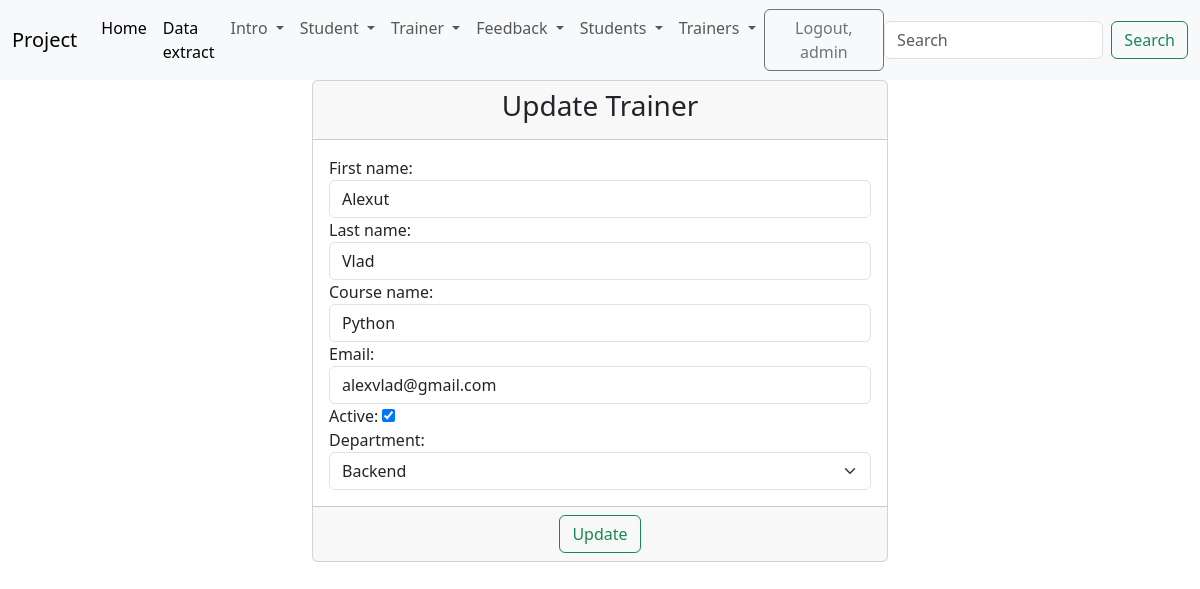
/update_trainer/1/ (signed in), run on the app's committed database.
### trainer/models.py (models this page shows)
class Trainer(models.Model):
    department_choice = {
        ("b", 'Backend'),
        ("f", 'Frontend'),
        ("n", 'Network'),
    }
    first_name = models.CharField(max_length=20)
    last_name = models.CharField(max_length=20)
    course_name = models.CharField(max_length=40)
    email = models.EmailField(max_length=40)
    active = models.BooleanField(default=True)
    department = models.CharField(max_length=20, choices=department_choice, null=True)
    created_at = models.DateTimeField(auto_now_add=True)
    updated_at = models.DateTimeField(auto_now=True)
    def __str__(self):
        return f'{self.first_name} {self.last_name}'

### trainer/views.py (the view)
# urls.py: path('update_trainer/<int:pk>/', views.TrainerUpdateView.as_view(), name='update-trainer'),
class TrainerUpdateView(LoginRequiredMixin, UpdateView):
    template_name = 'trainer/update_trainer.html'
    model = Trainer
    form_class = TrainerUpdateForm
    success_url = reverse_lazy('trainer-list')

### trainer/forms.py
class TrainerUpdateForm(forms.ModelForm):
    class Meta:
        model = Trainer
        fields = '__all__'
        widgets = {
            'first_name': forms.TextInput(attrs={'class': 'form-control', 'placeholder': 'First Name'}),
            'last_name' : forms.TextInput(attrs={'class': 'form-control', 'placeholder': 'Last Name'}),
            'course_name' : forms.TextInput(attrs={'class': 'form-control', 'placeholder': 'Course Name'}),
            'email' : forms.EmailInput(attrs={'class': 'form-control', 'placeholder': 'Email'}),
            'department' : forms.Select(attrs={'class': 'form-select'}),
        }

### student/context_processors.py (called while the page is built)
def get_all_students(request):
    return {'students': Student.objects.all()}

### student/models.py (called while the page is built)
    def __str__(self):
        return f'{self.first_name} {self.last_name}'

### trainer/context_processors.py (called while the page is built)
def get_all_trainers(request):
    return {'trainers': Trainer.objects.all()}

### templates/trainer/update_trainer.html (shortened to what this page needs)
{% extends "base.html" %}
{% block content %}
    <div class="container-fluid">
        <div class="row">
            <div class="col-md-6 offset-md-3">
                <div class="card">
                    <div class="card-header">
                        <h3 class="text-center">Update Trainer</h3>
                    </div>
                    <form method="post">
                        <div class="card-body">
                            {{ form }}
                        </div>
                        <div class="card-footer text-center">
                            <button type="submit" class="btn btn-outline-success">
                                Update
                            </button>
                        </div>
                    </form>
                </div>
            </div>
        </div>
    </div>
{% endblock %}

### templates/navbar.html (shortened to what this page needs)
<nav class="navbar navbar-expand-lg bg-body-tertiary">
    <div class="container-fluid">
        <a class="navbar-brand" href="#">Project</a>
        <div class="collapse navbar-collapse" id="navbarSupportedContent">
            <ul class="navbar-nav me-auto mb-2 mb-lg-0">
                <li class="nav-item">
                    <a class="nav-link active" aria-current="page" href="{% url 'home' %}">Home</a>
                </li>
                <li class="nav-item">
                    <a class="nav-link active" aria-current="page" href="{% url 'data' %}">Data extract</a>
                </li>
                {% if user.is_authenticated %}
                    <li class="nav-item dropdown">
                        <a class="nav-link dropdown-toggle" href="#" role="button" data-bs-toggle="dropdown"
                           aria-expanded="false">
                            Intro
                        </a>
                    </li>
                    <li class="nav-item dropdown">
                        <a class="nav-link dropdown-toggle" href="#" role="button" data-bs-toggle="dropdown"
                           aria-expanded="false">
                            Student
                        </a>
                    </li>
                    <li class="nav-item dropdown">
                        <a class="nav-link dropdown-toggle" href="#" role="button" data-bs-toggle="dropdown"
                           aria-expanded="false">
                            Trainer
                        </a>
                    </li>
                    <li class="nav-item dropdown">
                        <a class="nav-link dropdown-toggle" href="#" role="button" data-bs-toggle="dropdown"
                           aria-expanded="false">
                            Feedback
                        </a>
                    </li>
                    <li class="nav-item dropdown">
                        <a class="nav-link dropdown-toggle" href="#" role="button" data-bs-toggle="dropdown"
                           aria-expanded="false">
                            Students
                        </a>
                    </li>
                    <li class="nav-item dropdown">
                        <a class="nav-link dropdown-toggle" href="#" role="button" data-bs-toggle="dropdown"
                           aria-expanded="false">
                            Trainers
                        </a>
                    </li>
                {% endif %}
            </ul>
            {% if user.is_authenticated %}
                <form method="post" action="{% url 'logout' %}">
                    <button type="submit" class="btn btn-outline-secondary">Logout, {{ user.username }}</button>
                </form>
            {% else %}
                <div>
                    <a href="{% url 'login' %}" class="btn btn-outline-secondary">Login</a>
                    <a href="{% url 'create-user' %}" class="btn btn-outline-success">Sign Up</a>
                </div>
            {% endif %}
            <form class="d-flex" role="search">
                <input class="form-control me-2" type="search" placeholder="Search" aria-label="Search">
                <button class="btn btn-outline-success" type="submit">Search</button>
            </form>
        </div>
    </div>
</nav>

### data on the page
Trainer: first_name "Alexut", last_name "Vlad", course_name "Python", email "alexvlad@gmail.com", active "☑", department "Backend"

### other printed values
{{ user.username }} "admin"
